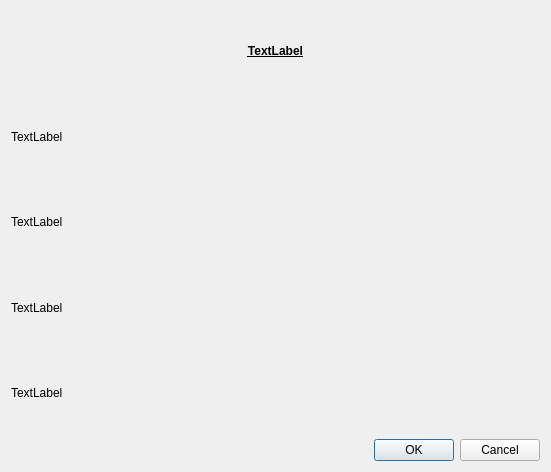
<?xml version="1.0" encoding="UTF-8"?>
<ui version="4.0">
 <class>info</class>
 <widget class="QDialog" name="info">
  <property name="geometry">
   <rect>
    <x>0</x>
    <y>0</y>
    <width>551</width>
    <height>472</height>
   </rect>
  </property>
  <property name="windowTitle">
   <string>Dialog</string>
  </property>
  <layout class="QVBoxLayout" name="verticalLayout">
   <item>
    <widget class="QLabel" name="lInformations">
     <property name="font">
      <font>
       <bold>true</bold>
       <underline>true</underline>
      </font>
     </property>
     <property name="text">
      <string>TextLabel</string>
     </property>
     <property name="alignment">
      <set>Qt::AlignCenter</set>
     </property>
    </widget>
   </item>
   <item>
    <widget class="QLabel" name="lVersion">
     <property name="text">
      <string>TextLabel</string>
     </property>
    </widget>
   </item>
   <item>
    <widget class="QLabel" name="lDateCreation">
     <property name="text">
      <string>TextLabel</string>
     </property>
    </widget>
   </item>
   <item>
    <widget class="QLabel" name="lAuteur">
     <property name="text">
      <string>TextLabel</string>
     </property>
    </widget>
   </item>
   <item>
    <widget class="QLabel" name="lMiseAJour">
     <property name="text">
      <string>TextLabel</string>
     </property>
    </widget>
   </item>
   <item>
    <widget class="QDialogButtonBox" name="buttonBox">
     <property name="orientation">
      <enum>Qt::Horizontal</enum>
     </property>
     <property name="standardButtons">
      <set>QDialogButtonBox::Cancel|QDialogButtonBox::Ok</set>
     </property>
    </widget>
   </item>
  </layout>
 </widget>
 <resources/>
 <connections>
  <connection>
   <sender>buttonBox</sender>
   <signal>accepted()</signal>
   <receiver>info</receiver>
   <slot>accept()</slot>
   <hints>
    <hint type="sourcelabel">
     <x>248</x>
     <y>254</y>
    </hint>
    <hint type="destinationlabel">
     <x>157</x>
     <y>274</y>
    </hint>
   </hints>
  </connection>
  <connection>
   <sender>buttonBox</sender>
   <signal>rejected()</signal>
   <receiver>info</receiver>
   <slot>reject()</slot>
   <hints>
    <hint type="sourcelabel">
     <x>316</x>
     <y>260</y>
    </hint>
    <hint type="destinationlabel">
     <x>286</x>
     <y>274</y>
    </hint>
   </hints>
  </connection>
 </connections>
</ui>
